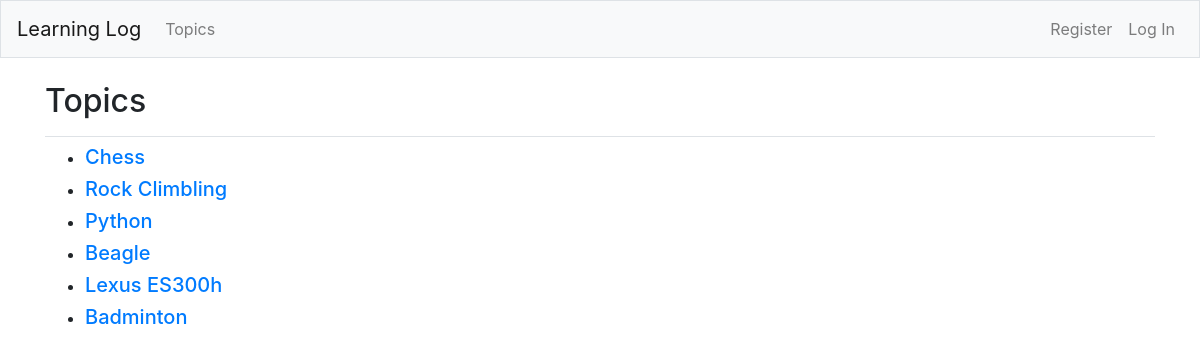
/topics/, run on an earlier commit of the app's database.
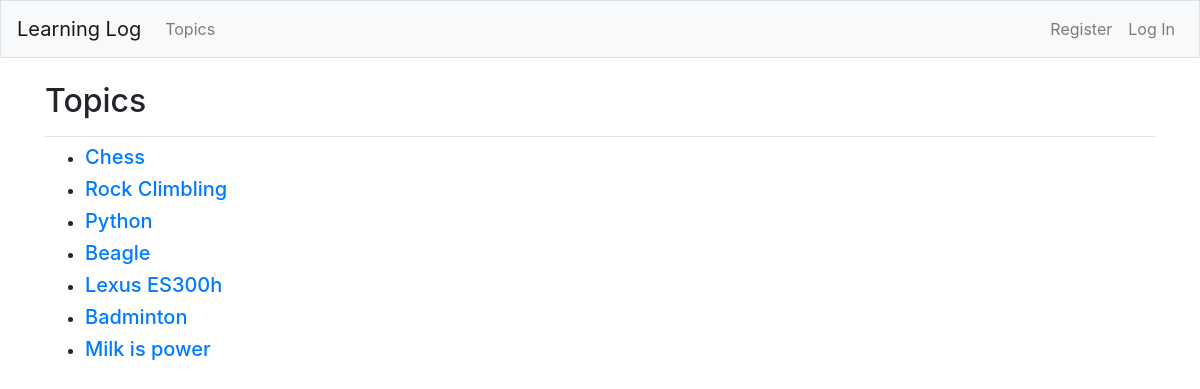
And on a later commit of the database.
### learning_logs/models.py (models this page shows)
class Topic(models.Model):
    text=models.CharField(max_length=200)
    user=models.ForeignKey(User,on_delete=models.CASCADE)
    date_added=models.DateTimeField(auto_now_add=True)
    def __str__(self):
        return self.text

### learning_logs/views.py (the view)
# urls.py: path('topics/', views.topics, name='topics'),
def topics(request):
    topics = Topic.objects.all().order_by('date_added')
    context = {'topics': topics}
    return render(request=request, template_name='learning_logs/topics.html', context=context)

### learning_logs/templates/learning_logs/topics.html (shortened to what this page needs)
{% extends "learning_logs/base.html" %}
{% block page_header %}
<h2>Topics</h2>
{% endblock page_header %}
{% block content %}
<ul>
    {% for topic in topics %}
    <li><h5><a href="{% url 'learning_logs:topic' topic.id %}">{{topic}}</a></li></h5>
    {% empty %}
    <li><h5>No topic has been added yet!</h5></li>
    {% endfor %}
</ul>
{% endblock content %}

What changed in the data, as far as the page shows it:
added Topic: text "Milk is power"
